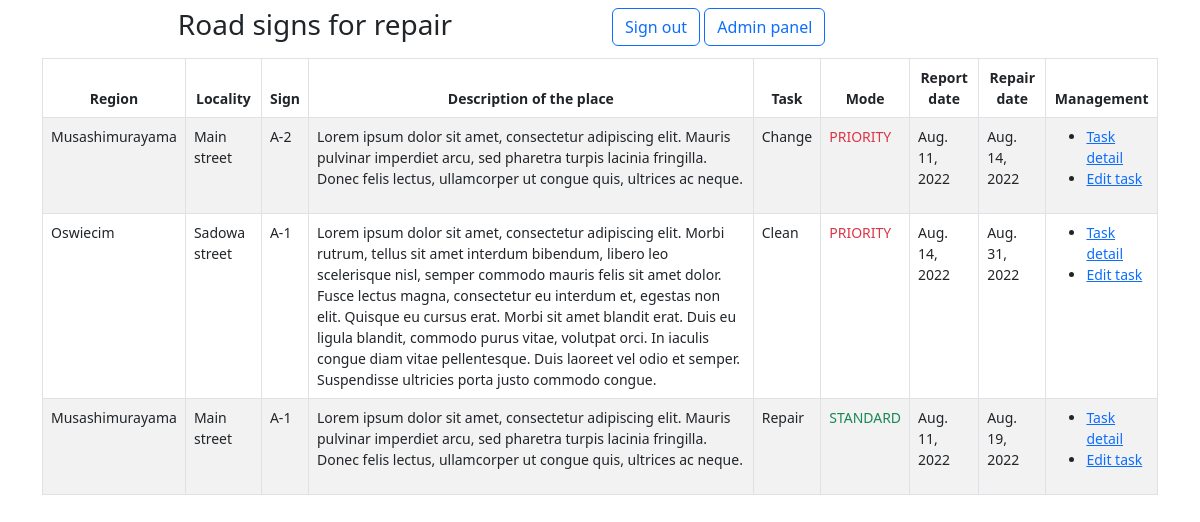
/road-signs-repair/ (signed in), run on an earlier commit of the app's database.
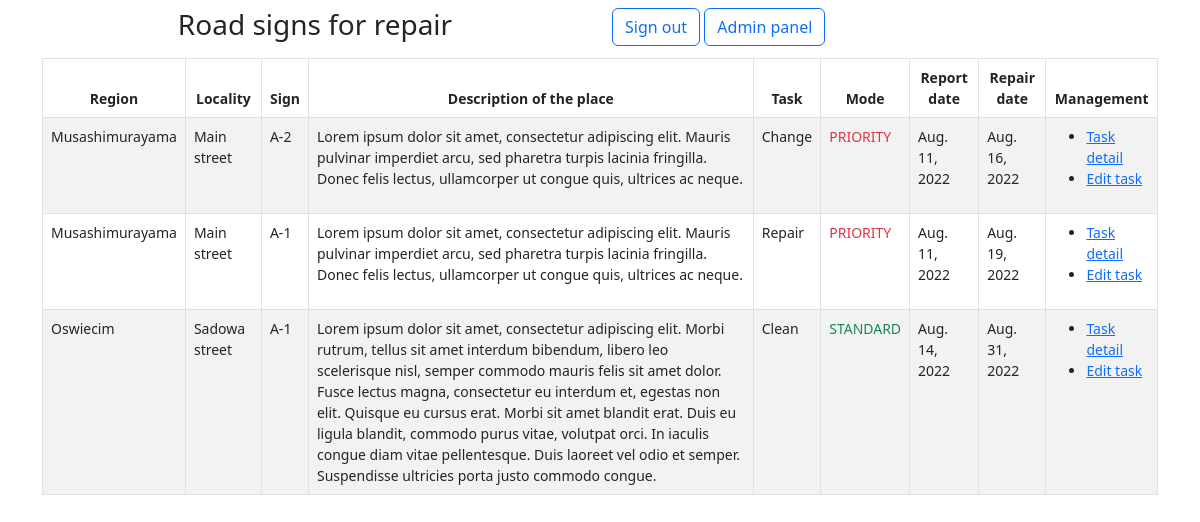
And on a later commit of the database.
### road_signs_repair/models.py (models this page shows, shortened)
class RoadSignsForRepair(models.Model):
    region = models.ForeignKey(to=Region,
                               on_delete=models.SET_NULL,
                               null=True)
    locality = models.ForeignKey(to=Locality,
                                 on_delete=models.SET_NULL,
                                 null=True)
    sign = models.ForeignKey(to=RoadSign,
                             on_delete=models.SET_NULL,
                             null=True)
    description_of_the_place = models.TextField(max_length=500,
                                                help_text="Enter a description of the place where road signs is to repair")
    task = models.CharField(max_length=255,
                            help_text="Enter a task to realize")
    report_date = models.DateField()
    repair_date = models.DateField()
    MODE_CATEGORIES = [
        (
            'standard', (
                ('S', 'STANDARD'),
            )
        ),
        (
            'priority', (
                ('P', 'PRIORITY'),
            )
        )
    ]
    mode = models.CharField(max_length=8,
                            null=True,
                            choices=MODE_CATEGORIES,
                            default='standard',
                            help_text='Select a mode')
    def get_absolute_url(self):
        return reverse('road_signs_repair:road_signs_for_repair_detail', kwargs={
            'pk': self.id,
        })
    class Meta:
        permissions = (
            ('can_update_task', 'Update task'),
            ('can_mark_done_task', 'Set the task as completed'),
        )
        ordering = ['mode', 'report_date', 'repair_date']
        verbose_name_plural = 'road signs for repair'
        db_table = 'road_signs_for_repair'

class Region(models.Model):
    name = models.CharField(max_length=100,
                            help_text="Enter the name of the region where there may be road signs",
                            verbose_name='Region name')
    slug = models.SlugField(null=True,
                            unique=True)
    class Meta:
        permissions = ()
        ordering = ['name']
        verbose_name_plural = 'Regions'
        db_table = 'region'

class Locality(models.Model):
    name = models.CharField(max_length=100,
                            help_text="Enter the name of locality where there may be road sign",
                            verbose_name='Locality name')
    region = models.ForeignKey(to=Region,
                               on_delete=models.SET_NULL,
                               null=True)
    slug = models.SlugField(null=True,
                            unique=True)
    class Meta:
        permissions = ()
        ordering = ['name']
        verbose_name_plural = 'localities'
        db_table = 'locality'

class RoadSign(models.Model):
    series = models.CharField(max_length=30,
                              help_text="Enter a series of the road sign")
    name = models.CharField(max_length=50,
                            help_text="Enter a name of road sign")
    description = models.TextField(max_length=500,
                                   help_text="Enter a description of the road signs")
    slug = models.SlugField(null=True,
                            unique=True)
    class Meta:
        permissions = ()
        ordering = ['series']
        verbose_name_plural = 'Road signs'
        db_table = 'road_sign'

### road_signs_repair/views.py (the view)
# urls.py: path('', views.RoadSignsForRepairListView.as_view(), name='road_signs_for_repair'),
class RoadSignsForRepairListView(LoginRequiredMixin, generic.ListView):
    model = RoadSignsForRepair
    context_object_name = 'road_signs_for_repair'
    template_name = 'road_signs_repair/index.html'

### road_signs_repair/templates/road_signs_repair/index.html (shortened to what this page needs)
{% extends "road_signs_repair/base.html" %}
{% block header %}
  Road signs for repair
{% endblock %}
{% block navigation_bar %}
  <a class="btn btn-outline-primary" href="{% url 'logout' %}?next={% url 'login' %}" role="button">Sign out</a>
  {% if user.is_staff %}
    <a class="btn btn-outline-primary" href="../admin/" role="button">Admin panel</a>
  {% endif %}
{% endblock %}
{% block content %}
  <table class="table table-striped table-bordered small">
    <thead class="text-center">
      <tr>
        <th>Region</th>
        <th>Locality</th>
        <th>Sign</th>
        <th>Description of the place</th>
        <th>Task</th>
        <th>Mode</th>
        <th>Report date</th>
        <th>Repair date</th>
        <th>Management</th>
      </tr>
    </thead>
    <tbody>
      {% for road_signs in road_signs_for_repair %}
        <tr>
          <td>{{ road_signs.region.name }}</td>
          <td>{{ road_signs.locality.name }}</td>
          <td>{{ road_signs.sign.series }}</td>
          <td>{{ road_signs.description_of_the_place }}</td>
          <td>{{ road_signs.task }}</td>
          <td class="{% if road_signs.mode == 'S' %}text-success{% elif road_signs.mode == 'P' %}text-danger{% endif %}">{{ road_signs.get_mode_display }}</td>
          <td>{{ road_signs.report_date }}</td>
          <td>{{ road_signs.repair_date }}</td>
          <td>
            <ul>
              <li><a href="{{ road_signs.get_absolute_url }}">Task detail</a></li>
              {% if perms.road_signs_repair.can_update_task %}
                <li><a href="{% url 'road_signs_repair:road_signs_for_repair_update' pk=road_signs.id %}">Edit task</a></li>
              {% endif %}
            </ul>
          </td>
        </tr>
      {% empty %}
        <tr>
          <td colspan="7" class="table-danger text-center text-decoration-underline">Sorry, there are no signs for repair!</td>
        </tr>
      {% endfor %}
    </tbody>
  </table>
{% endblock %}

### road_signs_repair/templates/road_signs_repair/base.html (shortened to what this page needs)
<!DOCTYPE html>
<html lang="en">
  <head>
    {% load static %}
    <link rel="stylesheet" type="text/css" href="{% static 'road_signs_repair/css/style.css' %}">
    <link href="https://cdn.jsdelivr.net/npm/bootstrap@5.2.0/dist/css/bootstrap.min.css" rel="stylesheet">
  </head>
  <body>
    <div class="container">
      <div class="row py-2">
        <div class="col-md-6 text-center">
          <header>
            <h3>{% block header %}{% endblock %}</h3>
          </header>
        </div>
        <div class="col-md-6">
          <nav>
            {% block navigation_bar %}{% endblock %}
          </nav>
        </div>
      </div>
      <div class="row">
        <div class="col-md-12">
          <main>
            <section>
              {% block content %}{% endblock %}
            </section>
          </main>
        </div>
      </div>
    </div>
  </body>
</html>

What changed in the data, as far as the page shows it:
changed RoadSignsForRepair "Change": repair_date "Aug. 14, 2022" → "Aug. 16, 2022"
changed RoadSignsForRepair "Repair": mode "STANDARD" → "PRIORITY"; moves up the list
changed RoadSignsForRepair "Clean": mode "PRIORITY" → "STANDARD"
